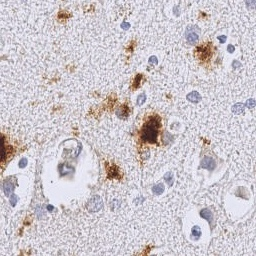
#> input picture neuron_seg/pipeline/image.jpg, 256 x 256 px
$ python threshold_pre.py
#> lines starting #> are read from the running program, lines starting #| are printed output that depends on the picture
import cv2
from PIL import Image
import numpy as np
from matplotlib import pyplot as plt

original_img = np.array(Image.open("image.jpg"),dtype=np.uint8)
#> original_img is the input picture: shape (256, 256, 3); mean R, G, B 205.6, 199.3, 205.7
original = original_img.copy()

# Preprocessing image to remove pixels above 170, which are commonly as background
original_img[original_img >= 120] = 255
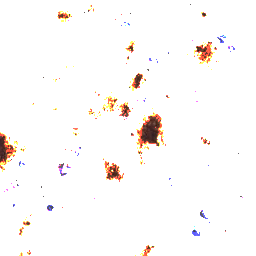
#> original_img: shape (256, 256, 3); mean R, G, B 252.2, 249.6, 248.2

plt.subplot(121),plt.imshow(original)
plt.title('Original Image'), plt.xticks([]), plt.yticks([])

cv2.imwrite("threshold_morphology_120.png", original_img)

plt.subplot(122),plt.imshow(original_img)
plt.title('Extracted Image'), plt.xticks([]), plt.yticks([])

plt.show()
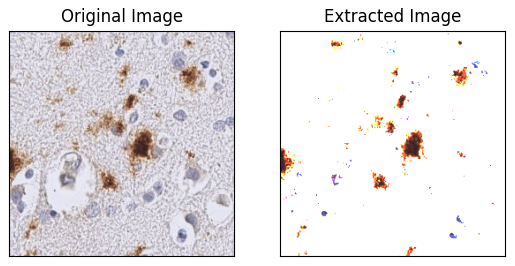
#> figure drawn by matplotlib, 2 panels
